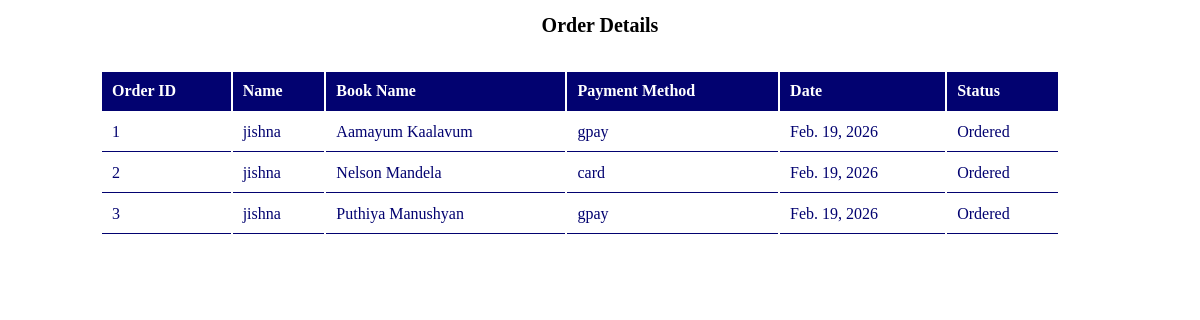
/admin_orderlist, run on the app's committed database.
### libapp/models.py (models this page shows, shortened)
class Order(models.Model):
    o_user = models.CharField(max_length=50)
    book =  models.ForeignKey(Book_Store, on_delete=models.CASCADE)
    payment_method =models.CharField(max_length=25, null=True)
    order_date = models.DateField(default=timezone.now)
    status = models.CharField(max_length=20)

class Book_Store(models.Model):
    book_category = models.ForeignKey(
        Category,
        on_delete=models.CASCADE
    )
    book_name = models.CharField(max_length=50)
    author_name = models.CharField(max_length=50)
    publish_date = models.CharField(max_length=20)
    book_price = models.IntegerField()
    numbers = models.IntegerField()
    book_image = models.ImageField(upload_to='book_images/')

### libapp/views.py (the view)
# urls.py: path("admin_orderlist",views.admin_order,name='admin_showorder'),
def admin_order(request):
    orders = Order.objects.all()
    return render(request, 'bookstore_admin_orderlist.html', {'orders': orders})

### templates/bookstore_admin_orderlist.html (shortened to what this page needs)
{% load static %}
<!DOCTYPE html>
<html lang="en">
<head>
    <link rel="stylesheet" href={% static "css/bookstore_admin_orderlist.css"%}>
</head>
<body>
    <form method="POST" class="main">
        <div class="head">Order Details</div>
        <table>
            <tr>
                <th>Order ID</th>
                <th>Name</th>
                <th>Book Name</th>
                <th>Payment Method</th>
                <th>Date</th>
                <th>Status</th>
            </tr>
            {% for i in orders %}
            <tr>
                <td>{{ i.id }}</td>
                <td>{{ i.o_user }}</td>
                <td>{{ i.book.book_name }}</td>
                <td>{{ i.payment_method }}</td>
                <td>{{ i.order_date }}</td>
                <td>{{ i.status }}</td>
            </tr>
            {% endfor %}
        </table>
    </form>
</body>
</html>

### static/css/bookstore_admin_orderlist.css (style rules this page uses)
* { margin: 0; padding: 0; }
.head { height: 50px; width: auto; font-size: 20px; font-weight: bold; justify-self: center; align-content: center; }
table { margin-top: 20px; width: 80%; margin-left: 100px; }
th,td { border-bottom: 1px solid rgb(2, 2, 112); padding: 10px; text-align: left; }
th { background-color: rgb(2, 2, 112); color: white; }
td { color: rgb(2, 2, 112); }

### data on the page
Order: id "1", o_user "jishna", book.book_name "Aamayum Kaalavum", payment_method "gpay", order_date "Feb. 19, 2026", status "Ordered"
Order: id "2", o_user "jishna", book.book_name "Nelson Mandela", payment_method "card", order_date "Feb. 19, 2026", status "Ordered"
Order: id "3", o_user "jishna", book.book_name "Puthiya Manushyan", payment_method "gpay", order_date "Feb. 19, 2026", status "Ordered"
